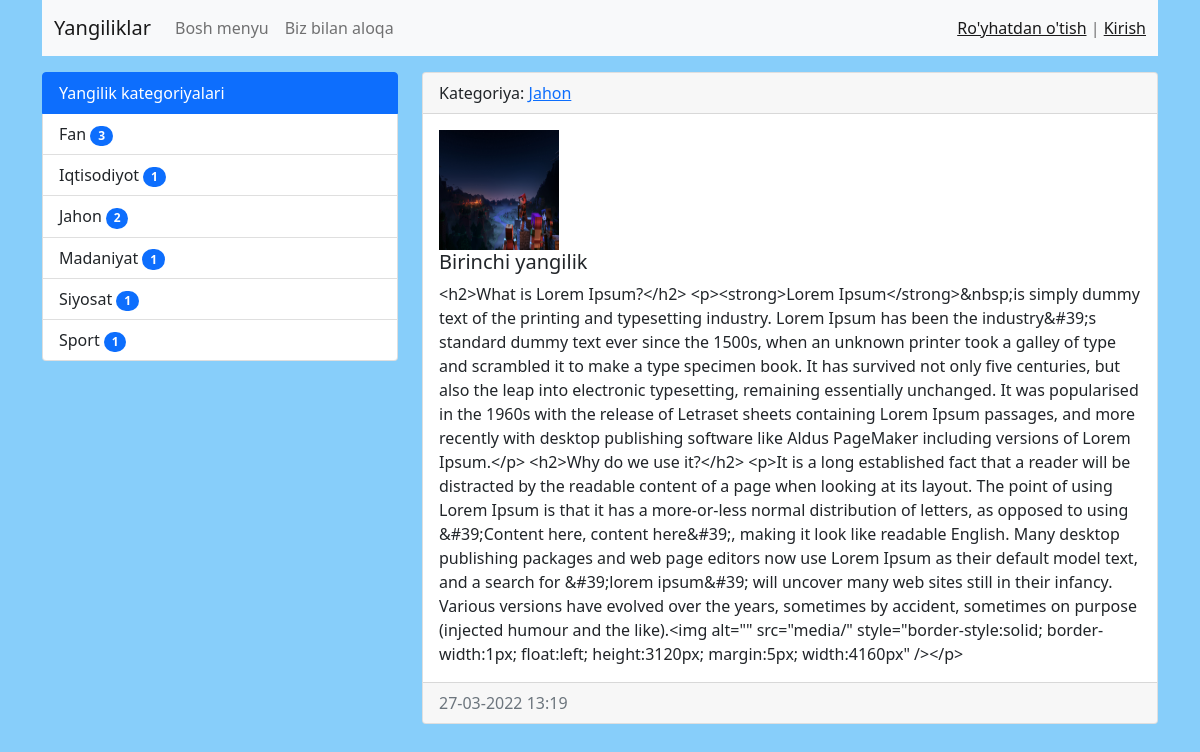
The app's page /news/birinchi-yangilik with its own data.
### myapp/models.py (models this page shows, shortened)
class Category(models.Model):
    name = models.CharField(max_length=50)
    slug = models.SlugField(max_length=50, unique=True)
    def get_absolute_url(self):
        return reverse('category', kwargs={'slug': self.slug})
    def __str__(self):
        return self.name
    class Meta:
        verbose_name = 'Kategoriya'
        verbose_name_plural = 'Kategoriyalar'

class News(models.Model):
    title = models.CharField(max_length=200)
    slug = models.SlugField(max_length=200, unique=True)
    description = models.TextField()
    image = models.ImageField(upload_to='news')
    created = models.DateTimeField(auto_now_add=True)
    updated = models.DateTimeField(auto_now=True)
    category = models.ForeignKey(Category, on_delete=models.CASCADE)
    views = models.IntegerField(default=0)
    is_published = models.BooleanField(default=True)
    class Meta:
        verbose_name = 'Yangilik'
        verbose_name_plural = 'Yangiliklar'

### myapp/views.py (the view)
# urls.py: path('news/<slug:slug>', ViewNews.as_view(), name='view_news'),
class ViewNews(DeleteView):
    model = News
    template_name = 'news_detail.html'
    context_object_name = 'news'

### myapp/templatetags/news_tags.py (called while the page is built)
@register.inclusion_tag('list_categories.html')
def show_categories():
    categories = Category.objects.annotate(cnt=Count('news', filter=F(
        'news__is_published'
    ))).filter(cnt__gt=0)
    return {'categories':categories}

### templates/news_detail.html (shortened to what this page needs)
{% extends 'base.html' %}
{% load static %}
{% block sidebar %}
    {% include 'inc/_sidebar.html' %}
{% endblock %}
{% block content %}
        <div class="card mb-3">
            <div class="card-header">
                Kategoriya: <a href='{{ news.category.get_absolute_url }}'>{{ news.category }}</a>
            </div>
            <div class="card-body">
                <div class="media">
                    {% if news.image %}
                        <img src={{ news.image.url }} width="120" height="120" class="mr-3">
                    {% endif %}
                    <div class="media-body">
                        <h5 class="card-title">{{ news.title }}</h5>
                        <p class="card-text">{{ news.description}}</p>
                    </div>
                </div>
            </div>
            <div class="card-footer text-muted">
                {{ news.created|date:"d-m-Y H:i" }}
            </div>
        </div>
{% endblock %}

### templates/list_categories.html
<div class="list-group">
    <a href="{% url 'home' %}" class="list-group-item list-group-item-action active" aria-current="true">
        Yangilik kategoriyalari
    </a>
    {% for category in categories %}
        <a href="{{ category.get_absolute_url }}"
           class="list-group-item list-group-item-action">{{ category.name }}
        <span class="badge bg-primary rounded-pill">{{ category.cnt }}</span>
        </a>
    {% endfor %}
</div>

### static/css/style.css (style rules this page uses)
body { background-color: lightskyblue; }

### records on screen
Category: name "Fan", cnt "3"
Category: name "Iqtisodiyot", cnt "1"
Category: name "Jahon", cnt "2"
Category: name "Madaniyat", cnt "1"
Category: name "Siyosat", cnt "1"
Category: name "Sport", cnt "1"
News: category "Jahon", image (picture), title "Birinchi yangilik", description "<h2>What is Lorem Ipsum?</h2> <p><strong>Lorem Ipsum</strong>&nbsp;is simply dummy text of the printing and typesetting industry. Lorem Ipsum has been the industry&#39;s standard dummy text ever since the 1500s, when an unknown printer took a galley of type and scrambled it to make a type specimen book. It has survived not only five centuries, but also the leap into electronic typesetting, remaining essentially unchanged. It was popularised in the 1960s with the release of Letraset sheets containing Lorem Ipsum passages, and more recently with desktop publishing software like Aldus PageMaker including versions of Lorem Ipsum.</p> <h2>Why do we use it?</h2> <p>It is a long established fact…", created "27-03-2022 13:19"
